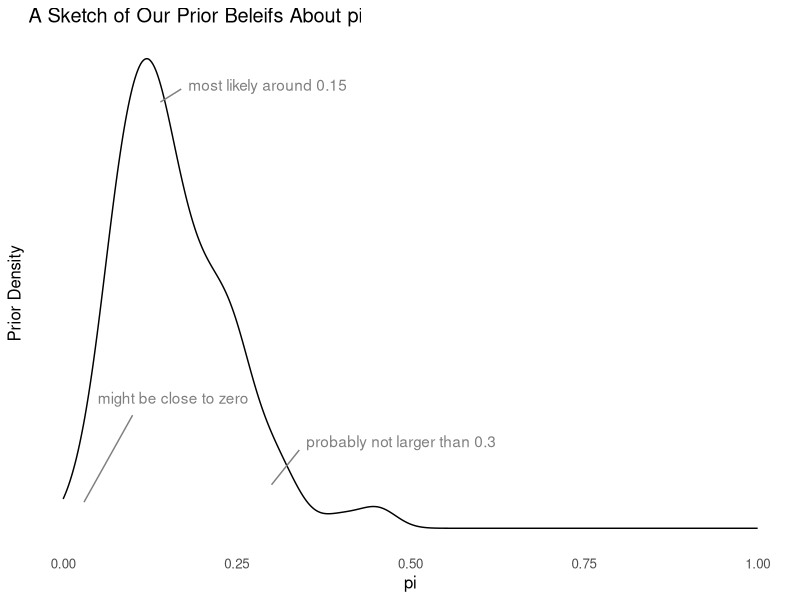
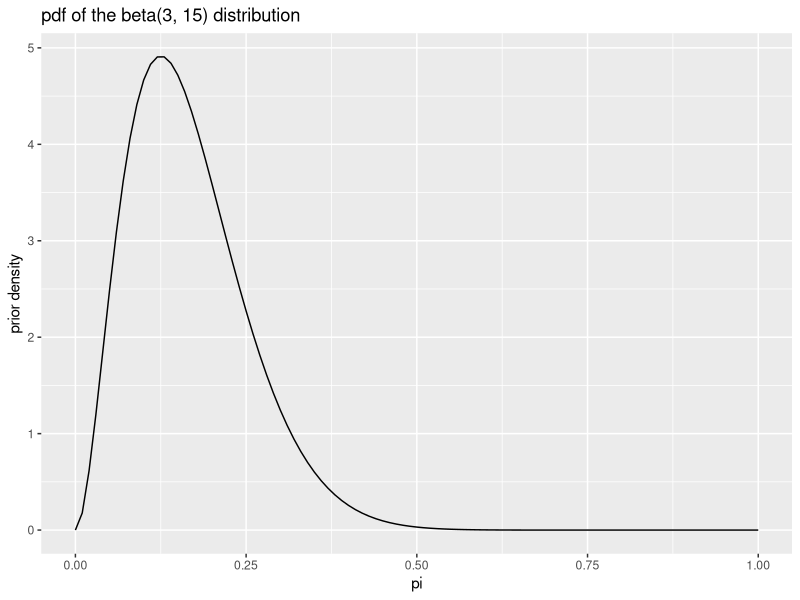
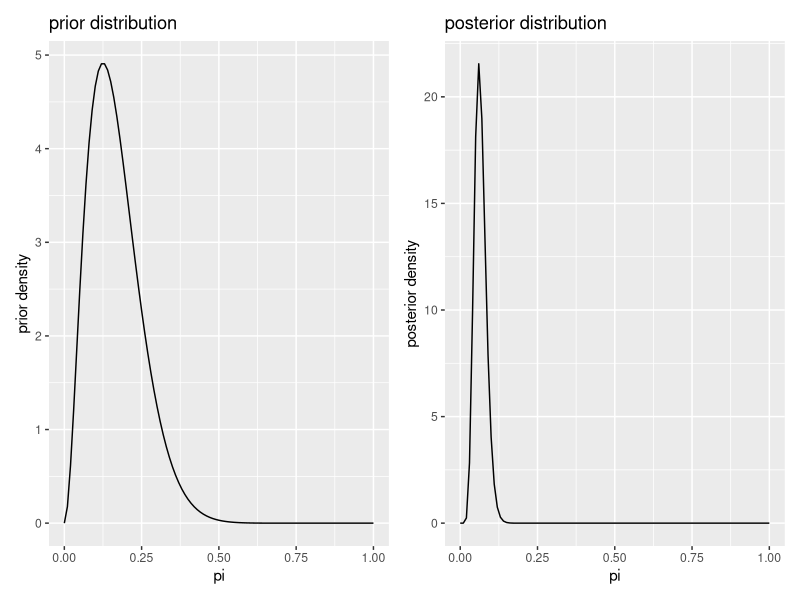
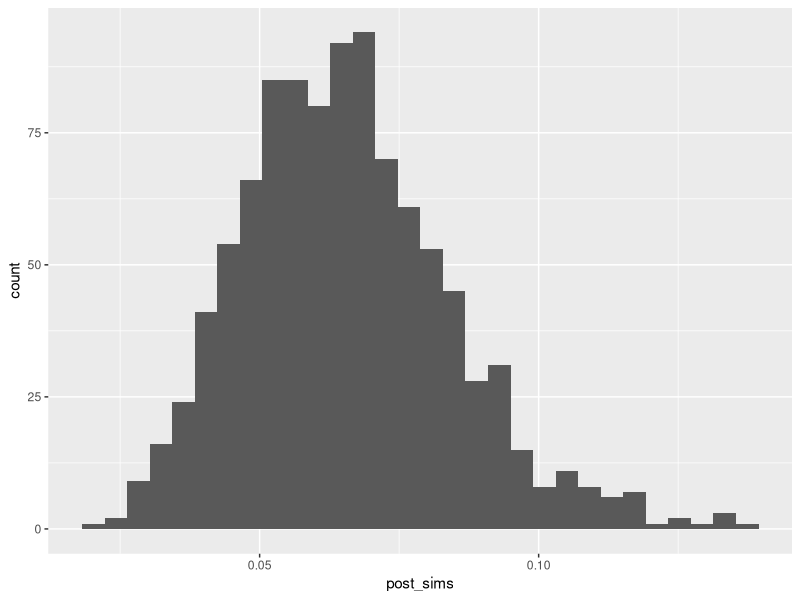
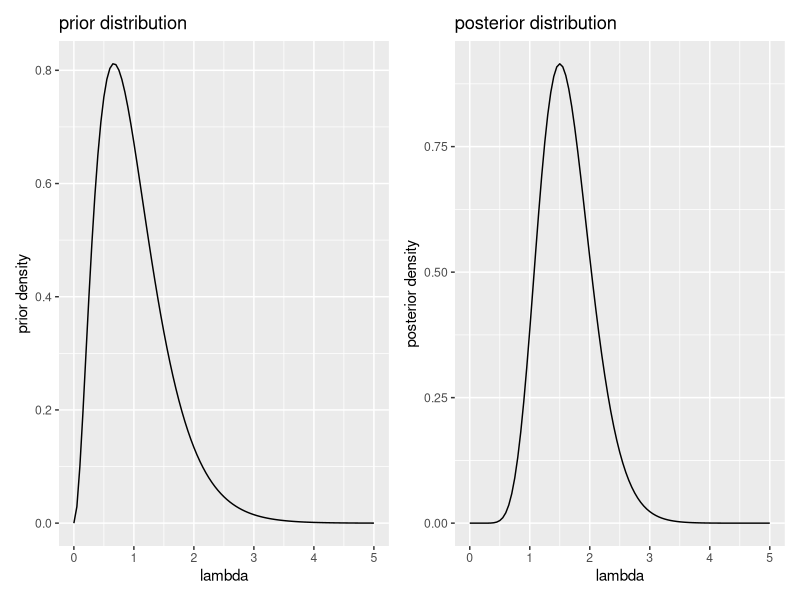

Source code (R) for these figures, in order:
## ---- chunk 1
library(tidyverse)
#library(xkcd)
#library(extrafont)
#loadfonts()

set.seed(1234)
a <- 3

b <- 15
s <- rbeta(200, a, b)
gg_data <- tibble(s)
ggplot(gg_data, aes(x = s)) + 
  geom_density() + 
  theme_minimal() + 
  scale_x_continuous(limits = c(0, 1)) +
  annotate(geom = "text", x = .35, y = 1, 
           label = "probably not larger than 0.3", 
           #family = "Humor Sans", 
           hjust = "left", 
           color = "grey50") + 
  annotate(geom = "segment", x = .34, xend = 0.30, y = 0.9, yend = 0.5, 
           color = "grey50") + 
  annotate(geom = "text", x = .05, y = 1.5, 
           label = "might be close to zero", 
           #family = "Humor Sans", 
           hjust = "left", 
           color = "grey50") + 
  annotate(geom = "segment", x = .1, xend = 0.03, y = 1.3, yend = 0.3, 
           color = "grey50") + 
    annotate(geom = "text", x = 0.18, y = 5.1, 
           label = "most likely around 0.15", 
           #family = "Humor Sans", 
           hjust = "left", 
           color = "grey50") + 
  annotate(geom = "segment", x = .14, xend = 0.17, y = 4.9, yend = 5.05, 
           color = "grey50") + 
  theme(text = element_text(size = 12), #, family = "Humor Sans"),
        panel.grid.major = element_blank(), 
        panel.grid.minor = element_blank()) + 
  scale_y_continuous(breaks = NULL) + 
  labs(title = "A Sketch of Our Prior Beleifs About pi",
       x = "pi",
       y = "Prior Density") 

## ---- chunk 2
ggplot(data_frame(x = seq(0, 1, length.out = 100))) + 
  stat_function(fun = dbeta, args = list(shape1 = 3, shape2 = 15)) + 
  labs(title = "pdf of the beta(3, 15) distribution", x = "pi", y = "prior density")
## ---- chunk 3

# prior parameters
alpha_prior <- 3
beta_prior <- 15

# data 
k <- 8
N <- 150

# posterior parameters
alpha_posterior <- alpha_prior + k
beta_posterior <- beta_prior + N - k

# plot prior and posterior
gg_prior <- ggplot() + 
  stat_function(fun = dbeta, args = list(shape1 = alpha_prior, shape2 = beta_prior)) + 
  labs(title = "prior distribution", x = "pi", y = "prior density")
gg_posterior <- ggplot() + 
  stat_function(fun = dbeta, args = list(shape1 = alpha_posterior, shape2 = beta_posterior)) + 
  labs(title = "posterior distribution", x = "pi", y = "posterior density")

library(patchwork)
gg_prior + gg_posterior

## ---- chunk 4
# 90% credible interval
qbeta(c(0.05, 0.95), 3 + 8, 15 + 150 - 8)

# 95% credible interval
qbeta(c(0.025, 0.975), 3 + 8, 15 + 150 - 8)
## ---- chunk 5
post_sims <- rbeta(1000, 3 + 8, 15 + 150 - 8)

# posterior density
gg_data <- tibble(post_sims)
ggplot(gg_data, aes(x = post_sims)) + 
  geom_histogram()

# posterior mean
mean(post_sims)

# credible interval
## ---- chunk 6
# set see to make reproducible
set.seed(1234)

# prior parameters
alpha_prior <- 3
beta_prior <- 3

# create an "unknown" value of lambda to estimate
lambda <- 2

# generate a data set
N <- 5  # number of samples
x <- rpois(N, lambda = lambda)
print(x)  # print the data set

# posterior parameters
alpha_posterior <- alpha_prior + sum(x)
beta_posterior <- beta_prior + N

# plot prior and posterior
gg_prior <- ggplot() + xlim(0, 5) + 
  stat_function(fun = dgamma, args = list(shape = alpha_prior, rate = beta_prior)) + 
  labs(title = "prior distribution", x = "lambda", y = "prior density")
gg_posterior <- ggplot() + xlim(0, 5) + 
  stat_function(fun = dgamma, args = list(shape = alpha_posterior, rate = beta_posterior)) + 
  labs(title = "posterior distribution", x = "lambda", y = "posterior density")
gg_prior + gg_posterior  # uses patchwork package

# posterior mean: alpha/beta
alpha_posterior/beta_posterior

# posterior mode: (alpha - 1)/beta for alpha > 1
(alpha_posterior - 1)/beta_posterior

# 90% credible interval
qgamma(c(0.05, 0.95), alpha_posterior, beta_posterior)

# 95% credible interval
qgamma(c(0.025, 0.975), alpha_posterior, beta_posterior)

## ---- chunk 7
# posterior median: no closed form, so simulate
post_sims <- rgamma(1000, alpha_posterior, beta_posterior)
median(post_sims)
